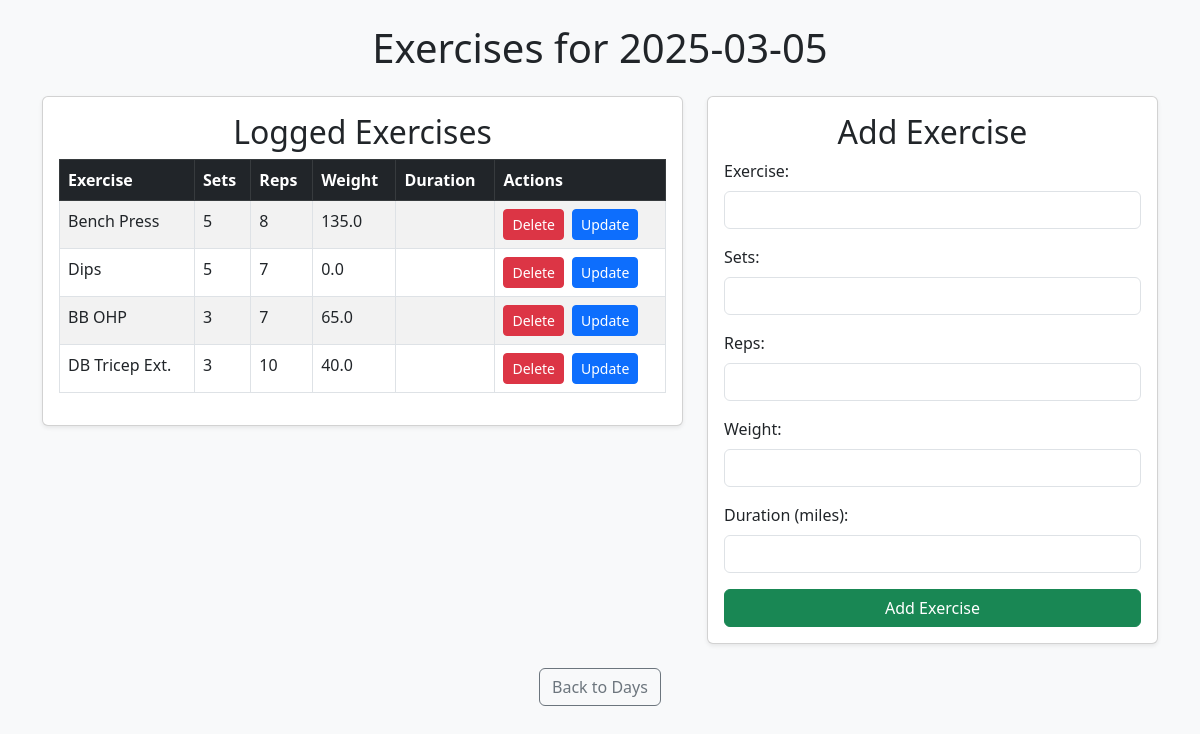
/day/2025-03-05, run on the app's committed database.
### tables this page shows
CREATE TABLE Workouts (
    id INTEGER PRIMARY KEY AUTOINCREMENT,
    date TEXT NOT NULL,
    exercise TEXT NOT NULL,
    sets INTEGER,
    reps INTEGER,
    weight REAL,
    duration REAL
);

### app.py (the view, shortened to what this page needs)
@app.route("/day/<date>", methods=["GET", "POST"])
def view_workouts_by_day(date):
    conn = get_db_connection()
    workouts = conn.execute("SELECT * FROM Workouts WHERE date = ?", (date,)).fetchall()
    conn.close()
    return render_template("workouts.html", date=date, workouts=workouts)

### app.py (called while the page is built)
def get_db_connection():
    conn = sqlite3.connect(DATABASE)
    conn.row_factory = sqlite3.Row
    return conn

### templates/workouts.html (shortened to what this page needs)
<!DOCTYPE html>
<html lang="en">
<head>
    <link href="https://cdn.jsdelivr.net/npm/bootstrap@5.3.0/dist/css/bootstrap.min.css" rel="stylesheet">
</head>
<body class="bg-light">
    <div class="container mt-4">
        <h1 class="text-center mb-4">Exercises for {{ date }}</h1>
        <div class="row">
            <div class="col-md-7">
                <div class="card shadow-sm p-3">
                    <h2 class="text-center">Logged Exercises</h2>
                    <div class="table-responsive">
                        <table class="table table-striped table-bordered">
                            <thead class="table-dark">
                                <tr>
                                    <th>Exercise</th>
                                    <th>Sets</th>
                                    <th>Reps</th>
                                    <th>Weight</th>
                                    <th>Duration</th>
                                    <th>Actions</th>
                                </tr>
                            </thead>
                            <tbody>
                                {% for workout in workouts %}
                                <tr>
                                    <td>{{ workout["exercise"] }}</td>
                                    <td>{{ workout["sets"] }}</td>
                                    <td>{{ workout["reps"] }}</td>
                                    <td>{{ workout["weight"] }}</td>
                                    <td>{{ workout["duration"] }}</td>
                                    <td>
                                        <div class="d-flex gap-2">
                                            <form method="post" action="/delete/{{ workout['id'] }}/{{ date }}">
                                                <button type="submit" class="btn btn-danger btn-sm">Delete</button>
                                            </form>
                                            <form method="get" action="/update/{{ workout['id'] }}/{{ date }}">
                                                <button type="submit" class="btn btn-primary btn-sm">Update</button>
                                            </form>
                                        </div>
                                    </td>
                                </tr>
                                {% endfor %}
                            </tbody>
                        </table>
                    </div>
                </div>
            </div>
            <div class="col-md-5">
                <div class="card shadow-sm p-3">
                    <h2 class="text-center">Add Exercise</h2>
                    <form method="post">
                        <div class="mb-3">
                            <label for="exercise" class="form-label">Exercise:</label>
                            <input type="text" class="form-control" id="exercise" name="exercise" required>
                        </div>
                        <div class="mb-3">
                            <label for="sets" class="form-label">Sets:</label>
                            <input type="number" class="form-control" id="sets" name="sets">
                        </div>
                        <div class="mb-3">
                            <label for="reps" class="form-label">Reps:</label>
                            <input type="number" class="form-control" id="reps" name="reps">
                        </div>
                        <div class="mb-3">
                            <label for="weight" class="form-label">Weight:</label>
                            <input type="number" step="0.1" class="form-control" id="weight" name="weight">
                        </div>
                        <div class="mb-3">
                            <label for="duration" class="form-label">Duration (miles):</label>
                            <input type="number" step="0.1" class="form-control" id="duration" name="duration">
                        </div>
                        <div class="d-grid">
                            <button type="submit" class="btn btn-success">Add Exercise</button>
                        </div>
                    </form>
                </div>
            </div>
        </div>
        <div class="text-center mt-4">
            <a href="/" class="btn btn-outline-secondary">Back to Days</a>
        </div>
    </div>
</body>
</html>

### data on the page
Workouts: exercise "Bench Press", sets "5", reps "8", weight "135.0"
Workouts: exercise "Dips", sets "5", reps "7", weight "0.0"
Workouts: exercise "BB OHP", sets "3", reps "7", weight "65.0"
Workouts: exercise "DB Tricep Ext.", sets "3", reps "10", weight "40.0"

### other printed values
{{ date }} "2025-03-05"
